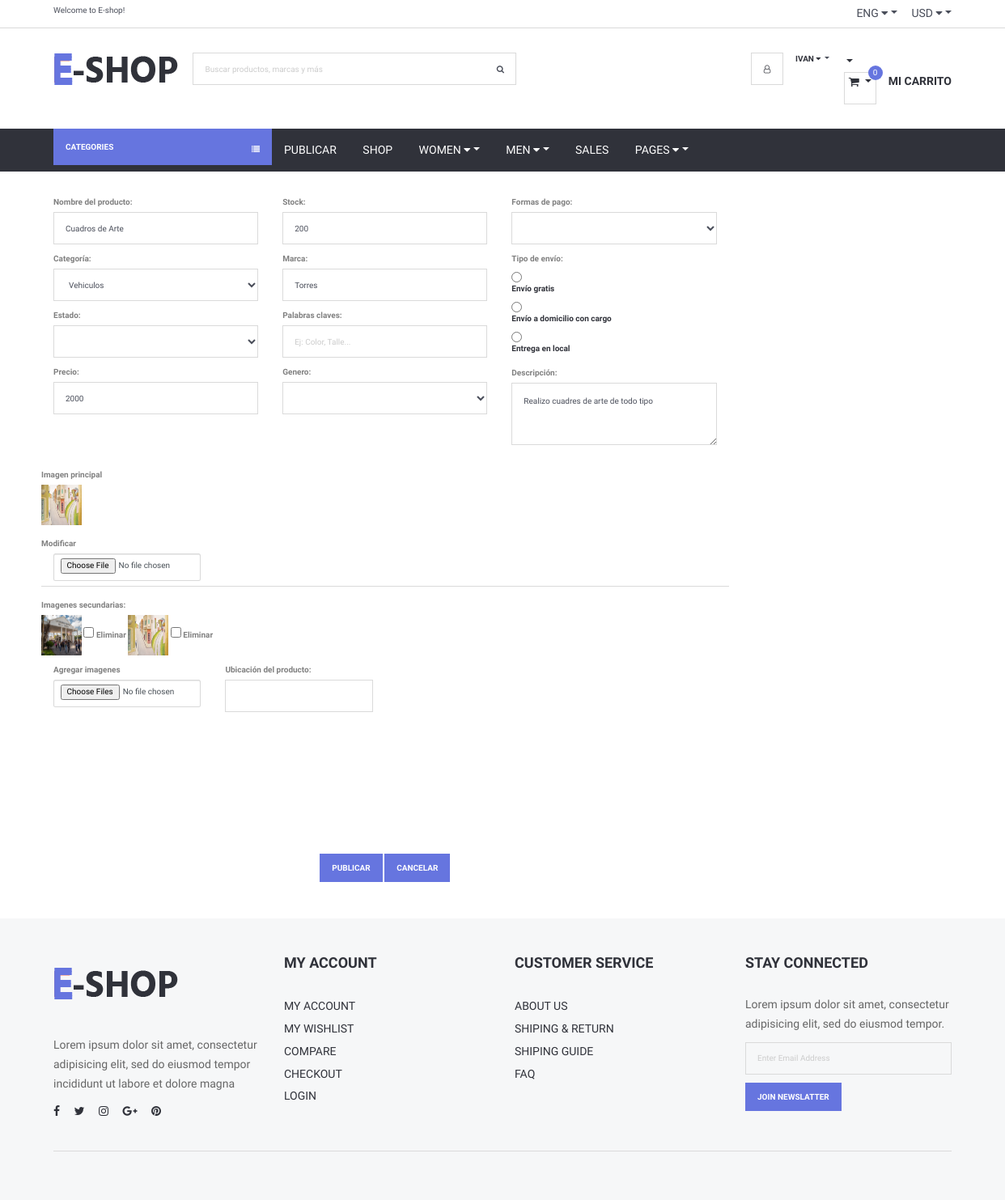
The page /Views/modificarProducto.php?cod=61 (signed in) on the database its author committed.
### tables this page shows
CREATE TABLE `producto` (
  `id` int(11) NOT NULL,
  `nombre` varchar(200) NOT NULL,
  `estado` varchar(60) NOT NULL,
  `precio` double NOT NULL,
  `formasdepago` varchar(100) NOT NULL,
  `envio` varchar(100) NOT NULL,
  `marca` varchar(70) NOT NULL,
  `stock` int(11) NOT NULL,
  `genero` varchar(60) NOT NULL,
  `categoria` varchar(110) NOT NULL,
  `palabrasClaves` varchar(110) NOT NULL,
  `descripcion` varchar(600) NOT NULL,
  `visitas` int(11) NOT NULL,
  `idUsuario` int(11) NOT NULL,
  `latitud` varchar(120) NOT NULL,
  `longitud` varchar(120) NOT NULL,
  `ventas` int(11) NOT NULL
);

CREATE TABLE `imgprincipal` (
  `id` int(11) NOT NULL,
  `idProducto` int(11) NOT NULL,
  `nombre` varchar(100) NOT NULL
);

CREATE TABLE `imgproducto` (
  `id` int(11) NOT NULL,
  `idProducto` int(11) NOT NULL,
  `nombre` varchar(100) NOT NULL
);

### Views/conexionBD/conexion.php (called while the page is built, shortened)
<?php
class Conexion{
	 private $msq="";
	public function __construct()
	 {
		 $archivoConfig = "config.ini";
		 $confi = parse_ini_file($archivoConfig, true);
		 $this->host = $confi["bd"]["host"];
		 $this->usuario = $confi["bd"]["usuario"];
		 $this->clave=$confi["bd"]["clave"];
		 $this->bd = $confi["bd"]["bd"];
		$this->msq = new mysqli($this->host, $this->usuario, $this->clave, $this->bd);
	 }
	 public function realizarConsulta($consulta){
		 if(!$resultado = $this->msq->query($consulta) )
		 {
		   die( "Ha ocurrido un error al ejecutar la consulta :" . $consulta);
		 }else{
			 return $resultado;
		}
	}
}
?>

### Views/modificarProducto.php (the view, shortened to what this page needs)
<?php
include_once("header.php");
		require_once("conexionBD/conexion.php");
		$conexion = new Conexion;
$id=isset($_GET["cod"]) ? $_GET["cod"] : "";
 		$consulta="SELECT * FROM producto WHERE id='$id'";
		$consulta2="SELECT * FROM imgproducto WHERE idProducto='$id'";
		$consulta3="SELECT * FROM imgprincipal WHERE idProducto='$id'";
		$resultado = $conexion->realizarConsulta($consulta);
		$imgProducto = $conexion->realizarConsulta($consulta2);
		$imgPrincipal = $conexion->realizarConsulta($consulta3);
?>
<!doctype html>
<html>
<head>
    <link type="text/css" rel="stylesheet" href="css/main.css" />
    <link type="text/css" rel="stylesheet" href="css/bootstrap.min.css" />
	<link type="text/css" rel="stylesheet" href="css/bootstrap.css" />
    <link type="text/css" rel="stylesheet" href="css/slick.css" />
    <link type="text/css" rel="stylesheet" href="css/slick-theme.css" />
    <link type="text/css" rel="stylesheet" href="css/nouislider.min.css" />
    <link rel="stylesheet" href="css/font-awesome.min.css">
    <link type="text/css" rel="stylesheet" href="css/style.css" />
</head>
<body>
	<?php include_once("header.php"); ?>
<div class="section">
    <div class="container">
        <div class="row">
            <form  id="checkout-form" class="clearfix" action="procesaEditarProducto.php" method="post" enctype="multipart/form-data">
			<?php
                while($f=mysqli_fetch_array($resultado)){
             ?>
                <div class="col-12 col-md-4">
                    <div class="form-group">
                        <label>Nombre del producto: </label>
                        <input class="input" type="text" name="nombre" value="<?php echo $f['nombre'];?>"
                               placeholder="Nombre del producto" required>
                    </div>
                    <div class="form-group">
                        <label>Categoría: </label>
                        <select class="input" name="categoria"  required>
                            <option value="Vehiculos">Vehiculos</option>
                        </select>
                    </div>
                    <div class="form-group">
                        <label>Estado: </label>
                        <select  class="input" name="estado" required>
							<option select="" ></option>
							<option >Nuevo</option>
                        </select>
                    </div>
                    <div class="form-group">
                        <label>Precio: </label>
                        <input class="input" type="number" name="precio" value="<?php echo $f['precio'];?>"
                               placeholder="$1799" required >
                    </div>
                </div>
                <div class="col-12 col-md-4">
                    <div class="form-group">
                        <label>Stock: </label>
                        <input class="input" type="number" name="stock" value="<?php echo $f['stock'];?>"
                               placeholder="999" required>
                    </div>
                    <div class="form-group">
                        <label>Marca: </label>
                        <input class="input" type="text" name="marca" placeholder="marca" value="<?php echo $f['marca'];?>"
						required>
                    </div>
                    <div class="form-group">
                        <label>Palabras claves: </label>
                        <input class="input" type="text" name="palabras" value="<?php echo $f['palabrasClaves'];?>"
                               placeholder="Ej: Color, Talle...">
                    </div>
                    <div class="form-group">
                        <label>Genero: </label>
                        <select class="input"  name="genero"  required>
                            <option select="" ></option>
                            <option value="Hombre" >Hombre</option>
                        </select>
                    </div>
                </div>
                <div class="col-12 col-md-4">
                    <div class="form-group">
                        <label>Formas de pago: </label>
                        <select class="input"  name="formas" required>
                            <option select=""></option>
                            <option >Efectivo</option>
                        </select>
                    </div>
					<div class="form-group" >
                        <label>Tipo de envío: </label>
                        <div class="input-checkbox">
                            <input  style="display:block" type="radio" name="envio"
                                   value="Gratis" required /> <label > Envío gratis</label>
                        </div>
                        <div class="input-checkbox">
                            <input style="display:block" class="input-checkbox" type="radio" name="envio"
                                   value="Domicilio con cargo" /> <label> Envío a domicilio con
                                cargo</label>
                        </div>
                        <div class="input-checkbox">
                            <input style="display:block" class="input-checkbox" type="radio" name="envio"
                                   value="Entrega en local" /> <label> Entrega en local</label>
                        </div>
					 </div>
                    <div class="form-group">
                        <label>Descripción: </label>
                        <textarea style="height: 77px" class="input"
                                  name="descripcion"><?php echo $f['descripcion'];?></textarea>
                    </div>
<br>
                </div>
                 <?php
                }
				?>
					<div class="form-group" >
                            <label> Imagen principal</label>
								 <br>
							<?php
                    while($f=mysqli_fetch_array($imgPrincipal)){
                    ?>
							<img style="height:50px;width:50px;"
							 src="imgPublicadas/<?php echo $f["nombre"];?>" alt=""/>
					<?php
						}
						?>
						 <br>
							 <br>
							 <label> Modificar</label>
							  <br>
						<div class="col-md-3" >
							 <input class="form-control" type="file"
                                       name="imgPrincipal"
                                       id="importData"  accept=".jpg,
                                    .png" />
						</div>
                        </div>
						<br>
						 <div class="form-group" >
					<hr>
							 <label> Imagenes secundarias:</label>
							 <br>
							 <?php
                    while($g=mysqli_fetch_array($imgProducto)){
                    ?>
						<img style="height:50px;width:50px;border:20px"
							 src="imgPublicadas/<?php echo $g["nombre"];?>" alt=""/>
							<input  type="checkbox" name="check_list[]" value="<?php echo $g["id"];?>">
							<label >
								Eliminar
							</label>
						<?php
						}
						?>
                        </div>
						<div class="col-md-3" >
						<label >
							Agregar imagenes
						</label>
						<input class="form-control" type="file"
                                       name="archivo[]"
                                       id="imgSecundarias"  accept=".jpg,
                                    .png" multiple />
						</div>
					   <div class="form-group">
                    <div class="col-12 col-md-3">
                        <label>Ubicación del producto: </label>
                        <input class="input" type="text" id="direccion">
                    </div>
                </div>
                <div id="map" class="col-12 col-md-6" style="width: 100%; height:
                200px; margin-top: 20px"></div>
                <div class="col-md-12" style="text-align: center; padding: 15px" >
                    <button class="primary-btn" type="submit" value="PUBLICAR"
                            name="publicar">Publicar</button>
                    <button class="primary-btn" type="reset" value="CANCELAR"
                            name="cancelar">Cancelar</button>
                </div>
            </form>
					</div>
    </div>
</div>
<?php include_once("footer.php"); ?>
</body>
</html>

### Views/css/style.css (style rules this page uses)
body { font-family: 'Hind', sans-serif; color: #4A4E5A; overflow-x: hidden; }
hr { margin-top: 15px; margin-bottom: 15px; border-color: #DADADA; }
.main-btn, .primary-btn { display: inline-block; padding: 10px 15px; text-transform: uppercase; font-weight: 700; border: none; -webkit-transition: 0.3s all; transition: 0.3s all; }
.primary-btn { color: #FFF; background-color: #6675df; }
.input { width: 100%; height: 40px; padding: 0px 15px; border: none; background-color: transparent; -webkit-box-shadow: 0px 0px 0px 1px #DADADA inset, 0px 0px 0px 5px transparent; box-shadow: 0px 0px 0px 1px #DADADA inset, 0px 0px 0px 5px transparent; -webkit-transition: 0.3s all; transition: 0.3s all; }
textarea.input { padding: 15px; }
.input-checkbox>label { color: #30323A; }
.section { padding-top: 30px; padding-bottom: 30px; }

### Views/css/main.css (style rules this page uses)
* { margin: 0px; padding: 0px; box-sizing: border-box; }
body, html { height: 100%; font-family: 'Hind', sans-serif, sans-serif; }
input[type = "radio"] { display:none; }
label { color:grey; }
input { outline: none; border: none; }
input[type="number"] { -moz-appearance: textfield; appearance: none; -webkit-appearance: none; }
textarea { outline: none; border: none; }
button { outline: none !important; border: none; background: transparent; }

### rows shown on the page
producto: nombre "Cuadros de Arte", precio "2000", stock "200", marca "Torres", descripcion "Realizo cuadres de arte de todo tipo"
imgprincipal: nombre (picture)
imgproducto: nombre (picture)
imgproducto: nombre (picture)

### other values the page prints
$nombre "IVAN"
$count[0] "0"
